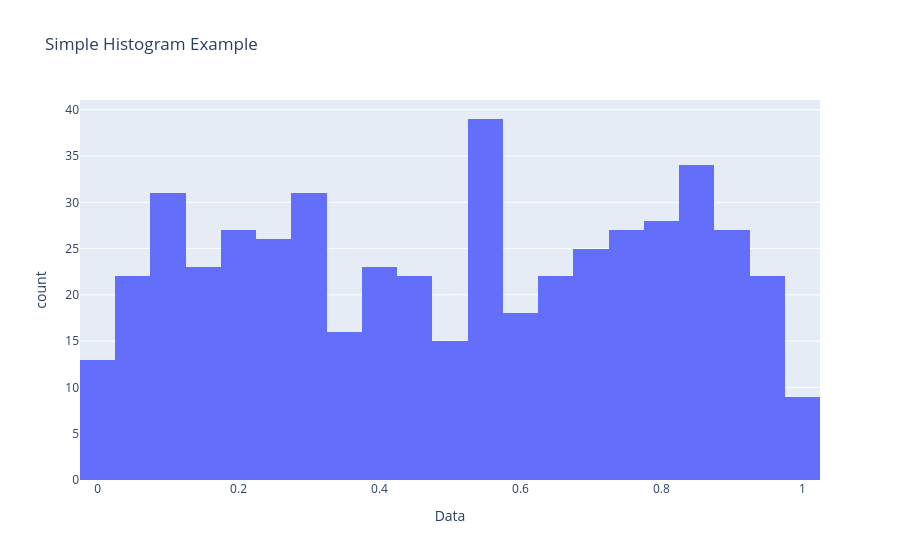

This figure's notebook cell:
### Code cell
import plotly.express as px 
import pandas as pd
import numpy as np

df = pd.DataFrame({
    "Data" : np.random.rand(500)    
})

fig = px.histogram(
    df,
    x="Data",
    nbins = 30, 
    # number of bins => bin 구간 | 막대하나
    title="Simple Histogram Example"
)

fig.show()

### Figure 1 — Plotly figure (JSON) as saved in the notebook; plotly's stock layout.template omitted (floating-point values rounded to 4 significant figures; data arrays with more than 128 entries replaced by an {"elided": "..."} marker saying what was removed)
{"data": [{"alignmentgroup": "True", "bingroup": "x", "hovertemplate": "Data=%{x}<br>count=%{y}<extra></extra>", "legendgroup": "", "marker": {"color": "#636efa", "pattern": {"shape": ""}}, "name": "", "nbinsx": 30, "offsetgroup": "", "orientation": "v", "showlegend": false, "type": "histogram", "x": {"elided": "500 float values"}, "xaxis": "x", "yaxis": "y"}], "layout": {"barmode": "relative", "legend": {"tracegroupgap": 0}, "title": {"text": "Simple Histogram Example"}, "xaxis": {"anchor": "y", "domain": [0, 1], "title": {"text": "Data"}}, "yaxis": {"anchor": "x", "domain": [0, 1], "title": {"text": "count"}}}}
